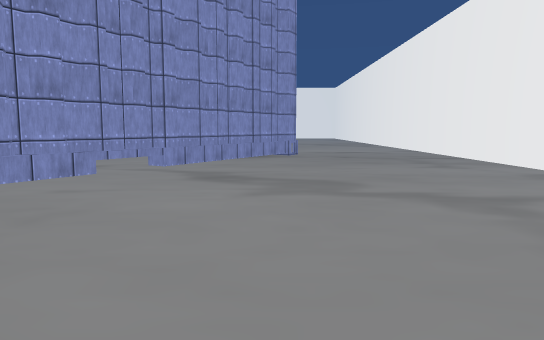
view 1 (above)

24 first-person views from a walk through a Unity game level. The camera is 1.3 m above the floor, tilts 6° down and sees 70° across. The floor is counted in squares, 2 m on a side. Each view is taken from the middle of a square. On the plan, view 1 faces up. The plan holds only what a view shows up to about 11 squares ahead; the rest is blank. The place goes on beyond the plan. The player is left out. Some surface patterns are stand-ins.

view 2
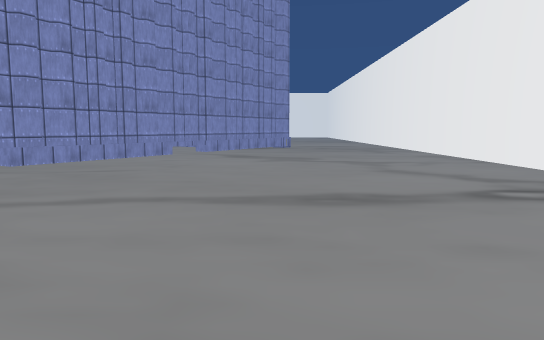

view 3
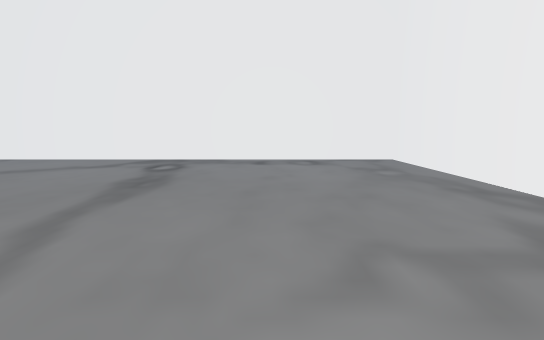

view 4
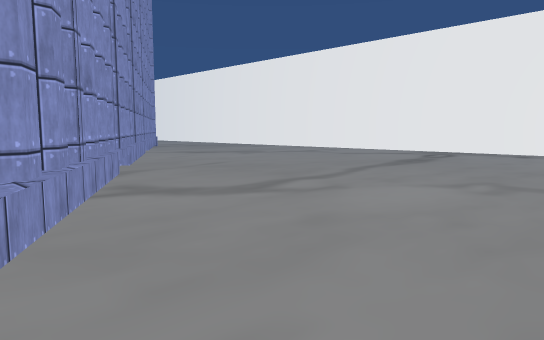

view 5
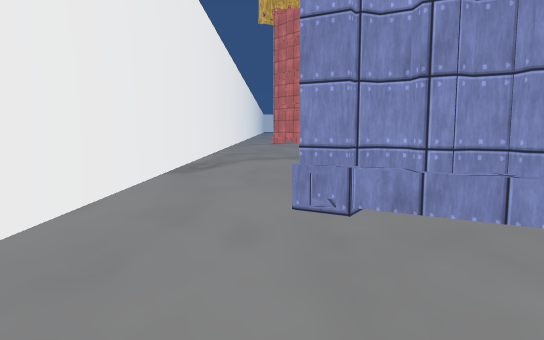

view 6
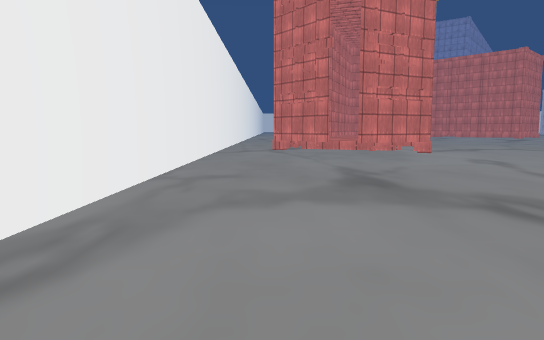

view 7
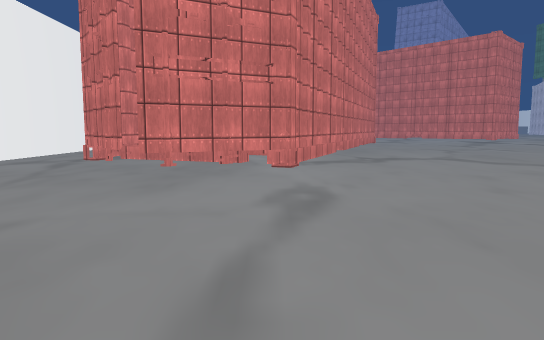

view 8
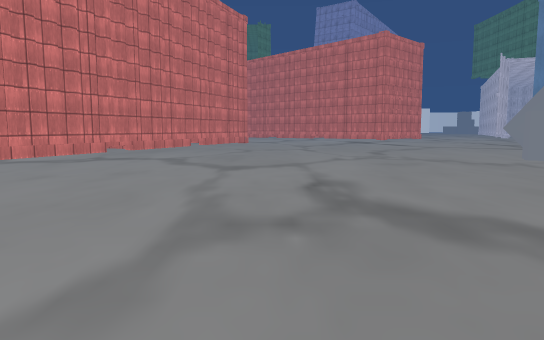

view 9
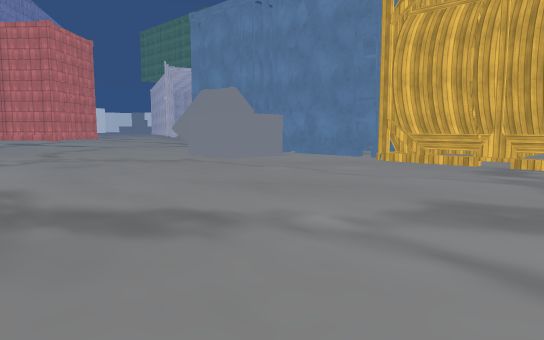

view 10
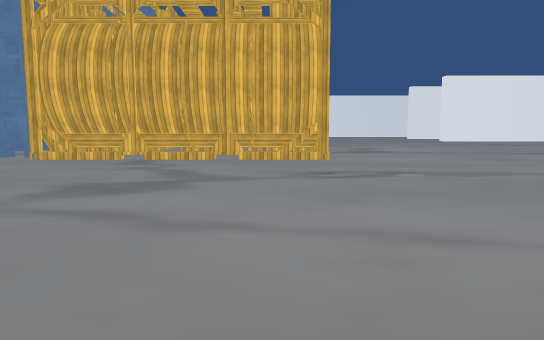

view 11
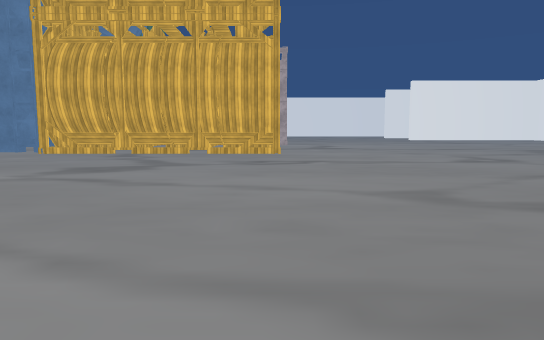

view 12
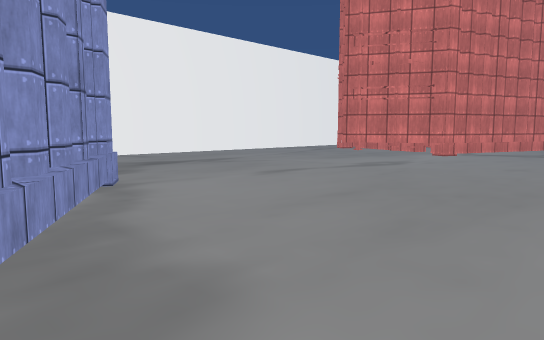

view 13
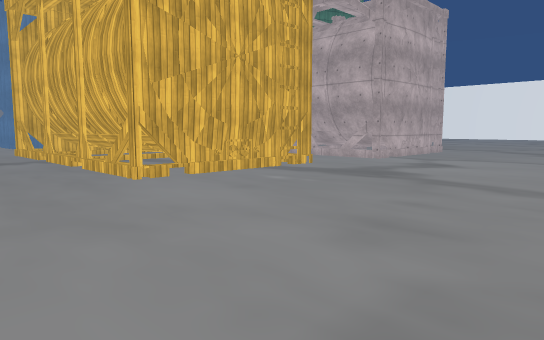

view 14
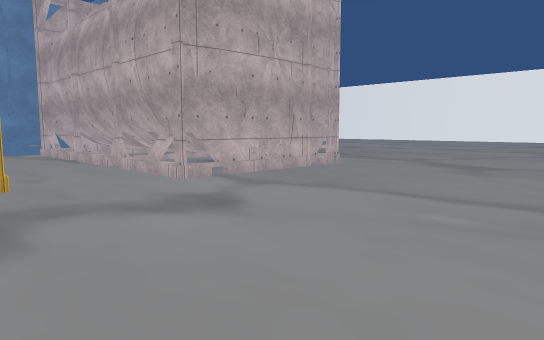

view 15
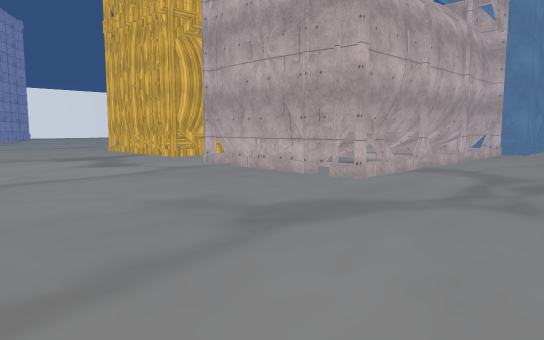

view 16
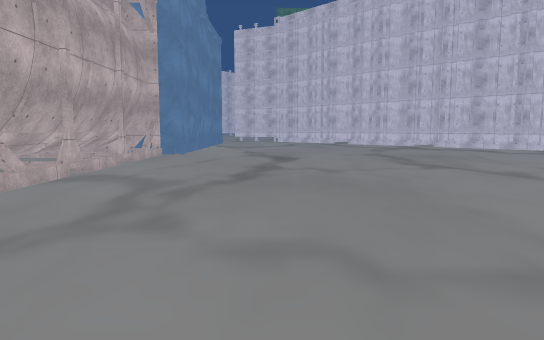

view 17
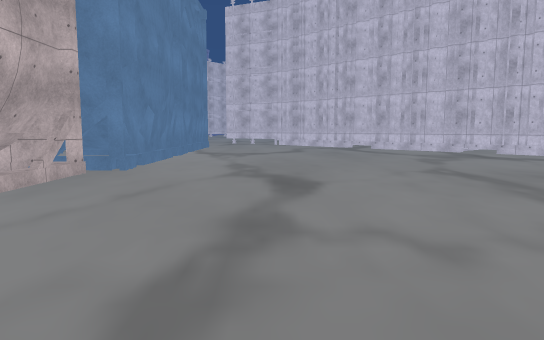

view 18
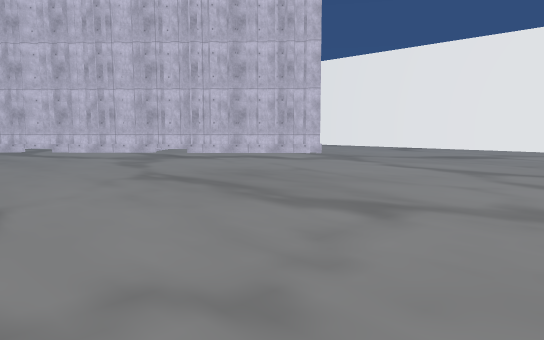

view 19
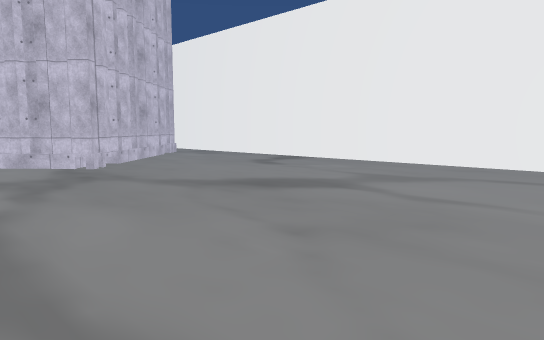

view 20
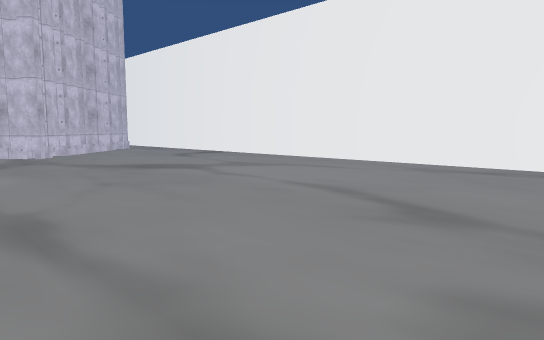

view 21
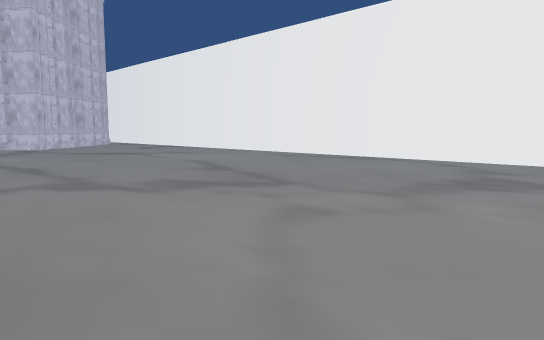

view 22
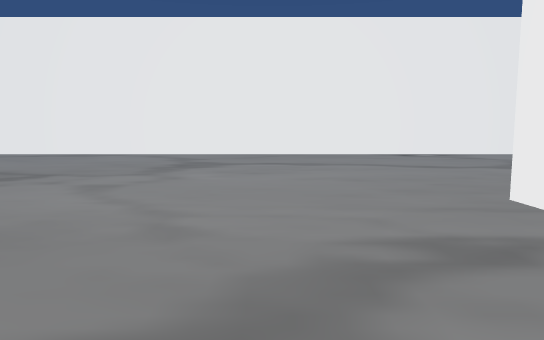

view 23
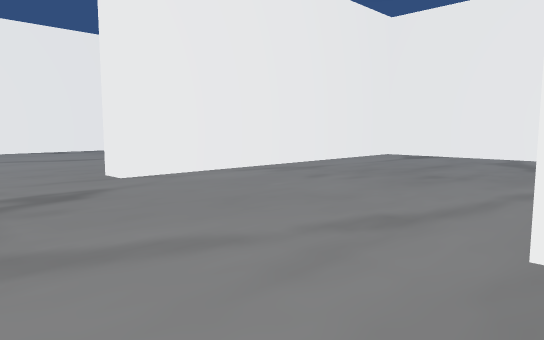

view 24
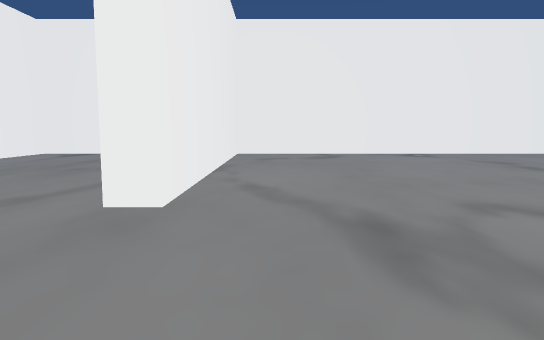

### Floor plan
Points are (right, up) in squares from view 1. A wall is a line through its corners. A room is listed if a view was taken in it or the views show most of it. See-through windows are left out.
Room 1 (views 1, 2, 3, 4, 5, 6, 7, 8, 9, 10, 11, 12, 13, 14, 15, 16, 17, 18, 19, 20, 21, 22, 23, 24)
walls: (-10.8, 18) (-10.8, 14.3) (-11.3, 14.3); (-10.9, 17.3) (-10.7, 15.6); (-10.5, 16.3) (-10.5, 15.4); (-10.8, 15.8) (-10.9, 14.9) (-20.6, 15); (-12.1, 17.4) (-11.3, 17.4); (-10.3, 21.9) (-10.5, 20.3) (-12.5, 20.3); (-11, 14.2) (-11, 15.4); (-10.5, 22.6) (-10.3, 21); (-13.5, 20.3) (-14.5, 20.3); (-12.5, 22.7) (-11.3, 22.7); (-12.6, 23.2) (-10.5, 23.2) (-10.5, 19.7) (-10.9, 19.7); (-13.5, 22.5) (-12.1, 22.5); (-15.5, 20.3) (-16.6, 20.3) (-16.6, 19.6); (-16.2, 19.7) (-16.7, 19.7); (-17.1, 15.5) (-17.1, 14.2); (-16.8, 14.3) (-17.3, 14.3); (-16.8, 22.7) (-14.5, 22.7); (-17.9, 20.1) (-17.9, 19.1); (-16.8, 23.2) (-14.4, 23.2); (-16.7, 23.4) (-15.5, 23.4); (-18.1, 15.1) (-18.6, 15.1); (-18.5, 23.6) (-17.9, 23.5) (-17.9, 22.9); (0.6, 10) (-7.1, -2.8); (-20.3, 23.6) (-19.8, 23.6); (-20.6, 23.5) (-17.4, 23.4); (4.3, 18.8) (4.3, 26.9) (-2.8, 26.9) (-2.8, 27.5); (4.3, 28.8) (4.3, 32) (-2.8, 32) (-2.8, 32.6); (-12, 0.2) (-10.3, 3); (-18.9, 34.4) (-25.2, 28.4); (-24.1, 3.1) (-19.7, 1.4) (-18.5, -0.9); (-19.3, -1.5) (-21.2, -2.9); (1.4, 39.1) (-20.6, 39.1); (-21.9, 37.9) (-18.6, 34.4) (-19.4, 33.6); (-0.4, -4.6) (4.3, -4.6) (4.3, 11.1); (-22.6, -4.6) (-6.1, -4.6)
low walls: (-15.4, 23.4) (-14.5, 23.4); (-1.6, 6.1) (-2.1, 6.4); (-21.3, 31.8) (-22.4, 30.8); (-22.5, 30.7) (-23.4, 29.9); (-20.3, 32.8) (-21.2, 31.9); (-23.5, 29.8) (-24.2, 29.1); (-19.5, 33.6) (-20.2, 32.9); (-24.5, 28.8) (-25, 28.3)
ways out: opening at (-22, -4); gap at (-22, 38); gap at (-17, 21)
objects: other object (-23, 14) to (-22, 14); other object (-21, 13) to (-20, 14)

Where each view was taken, in squares from view 1:
view 1: 0 up, 0 right, facing up
view 2: 4 down, 0 right, facing up
view 3: 2 down, 4 left, facing right
view 4: 4 down, 7 left, facing up-right
view 5: 3 down, 4 left, facing left
view 6: 3 down, 9 left, facing left
view 7: 1 up, 13 left, facing left
view 8: 7 up, 13 left, facing left
view 9: 7 up, 13 left, facing up-left
view 10: 6 up, 12 left, facing up
view 11: 4 up, 11 left, facing up
view 12: 5 up, 10 left, facing down-left
view 13: 12 up, 6 left, facing up-left
view 14: 17 up, 6 left, facing up-left
view 15: 26 up, 6 left, facing down-left
view 16: 26 up, 7 left, facing left
view 17: 26 up, 11 left, facing left
view 18: 26 up, 12 left, facing up-left
view 19: 32 up, 12 left, facing up-left
view 20: 32 up, 9 left, facing up-left
view 21: 31 up, 5 left, facing up-left
view 22: 29 up, 5 left, facing up
view 23: 27 up, 5 left, facing up-right
view 24: 26 up, 6 left, facing right
